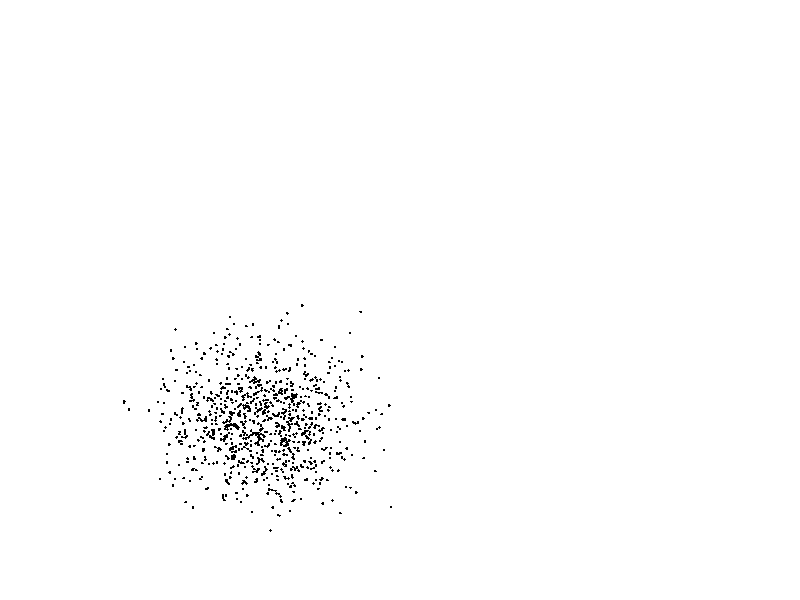

The MATLAB source for this figure: (Note: this script raises an error after producing the figure.)
function test_autoticks    
    addpath('..');
   
    x = randn(1000,1);
    y = randn(1000,1);
    
    figure;
    
    axes('position',[0.1 0.1 0.4 0.4],'visible','off');
    make_test_plot(x,y);          

    ax = axes('position',[0.6 0.1 0.4 0.4],'visible','off');
    make_test_plot(x,y);
    axis([-0.5 0.5 -0.5 0.5]);

    ax = axes('position',[0.1 0.6 0.4 0.4],'visible','off');
    make_test_plot(x,y);    
    axis([-0.1 0.1 -0.1 0.1]);
    
    ax = axes('position',[0.6 0.6 0.4 0.4],'visible','off');
    make_test_plot(x,y);
    axis([-0.05 0.05 -0.05 0.05]);    
end

function make_test_plot(x,y)
    ax = gca;
    hold on;
    plot(x,y,'k.');   
    hold off;    
    edgeaxes(ax,'west','size',1);
    rangeline(min(y),max(y));
    autotick();
    edgeaxes(ax,'south','size',1);
    rangeline(min(y),max(y));
    autotick();
    axes(ax);
end
